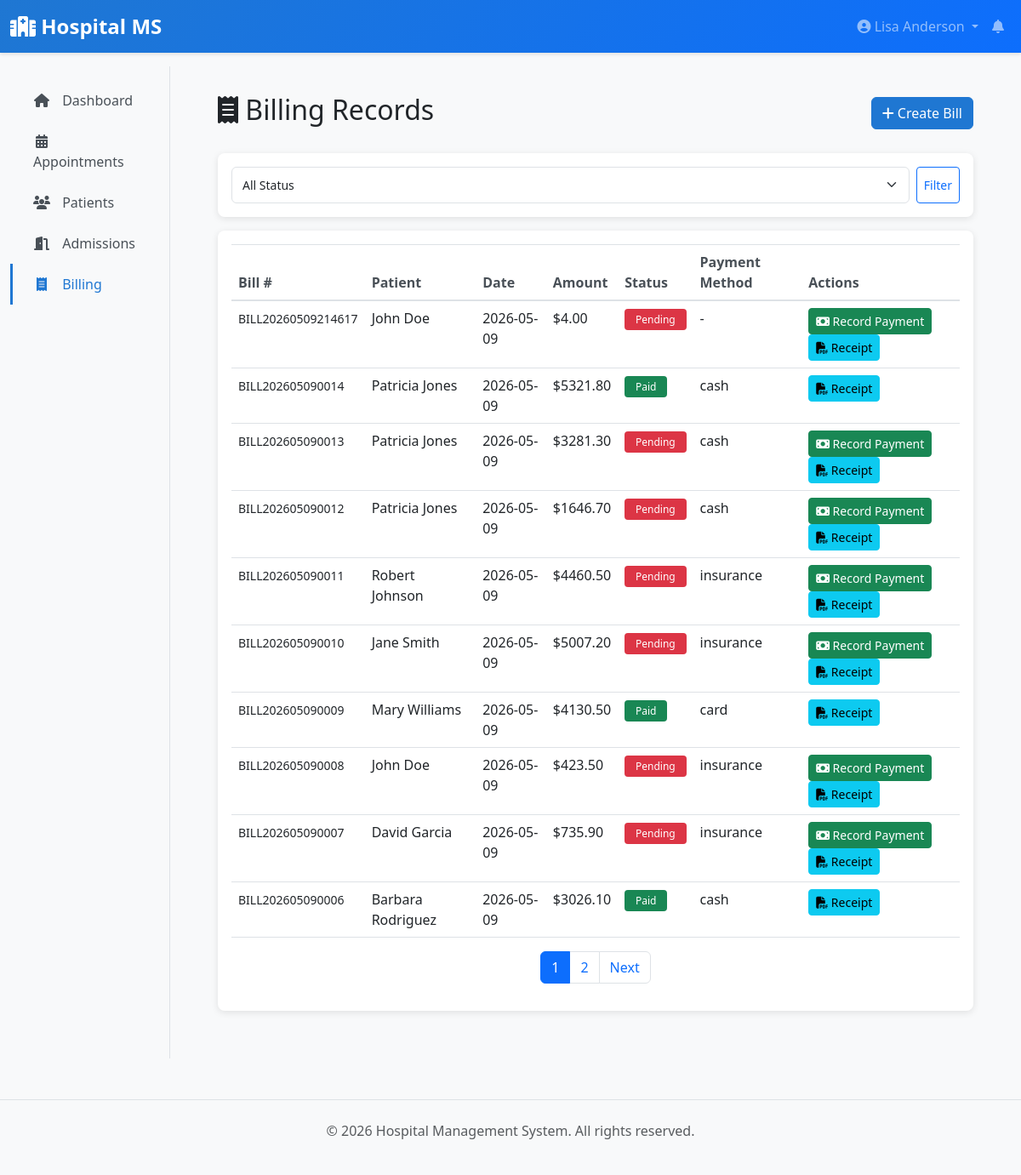
The app's page /receptionist/billing (signed in), older data.
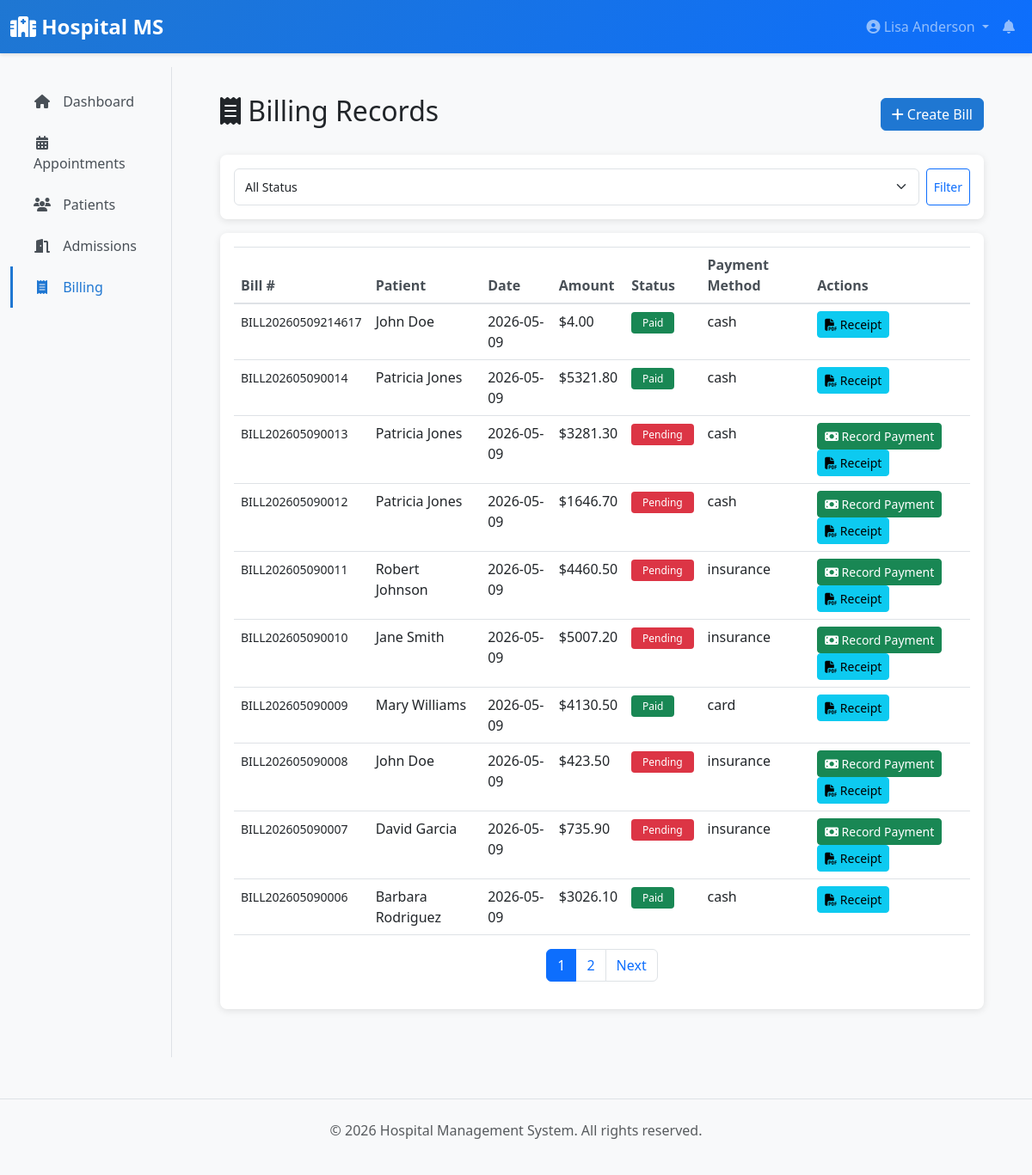
The same page, newer data.
### app/models/__init__.py (models this page shows, shortened)
class BillingRecord(db.Model):
    __tablename__ = 'billing_records'
    id = db.Column(db.Integer, primary_key=True)
    patient_id = db.Column(db.Integer, db.ForeignKey('patients.id'), nullable=False)
    bill_number = db.Column(db.String(30), unique=True, nullable=False)
    description = db.Column(db.Text)
    amount = db.Column(db.Float, nullable=False)
    tax = db.Column(db.Float, default=0.0)
    total_amount = db.Column(db.Float, nullable=False)
    payment_status = db.Column(db.String(20), default='pending')  # pending, paid, partial
    payment_date = db.Column(db.DateTime)
    payment_method = db.Column(db.String(50))  # cash, card, cheque, insurance
    bill_date = db.Column(db.DateTime, default=datetime.utcnow)
    notes = db.Column(db.Text)
    created_at = db.Column(db.DateTime, default=datetime.utcnow)
    patient = db.relationship('Patient', back_populates='billing_records')

class User(UserMixin, db.Model):
    __tablename__ = 'users'
    id = db.Column(db.Integer, primary_key=True)
    username = db.Column(db.String(80), unique=True, nullable=False, index=True)
    email = db.Column(db.String(120), unique=True, nullable=False, index=True)
    password_hash = db.Column(db.String(255), nullable=False)
    first_name = db.Column(db.String(80))
    last_name = db.Column(db.String(80))
    phone = db.Column(db.String(20))
    role = db.Column(db.Enum(UserRole), nullable=False, default=UserRole.PATIENT)
    is_active = db.Column(db.Boolean, default=True)
    created_at = db.Column(db.DateTime, default=datetime.utcnow)
    updated_at = db.Column(db.DateTime, default=datetime.utcnow, onupdate=datetime.utcnow)
    patient = db.relationship('Patient', uselist=False, back_populates='user', foreign_keys='Patient.user_id')
    doctor = db.relationship('Doctor', uselist=False, back_populates='user', foreign_keys='Doctor.user_id')
    lab_staff = db.relationship('LabStaff', uselist=False, back_populates='user', foreign_keys='LabStaff.user_id')
    def get_full_name(self):
        return f"{self.first_name} {self.last_name}".strip()

### app/blueprints/receptionist.py (the view)
@receptionist_bp.route('/billing')
@login_required
@receptionist_required
def billing():
    page = request.args.get('page', 1, type=int)
    status_filter = request.args.get('status', 'all')
    query = BillingRecord.query
    if status_filter != 'all':
        query = query.filter_by(payment_status=status_filter)
    bills = query.order_by(
        BillingRecord.created_at.desc()
    ).paginate(page=page, per_page=10)
    return render_template('receptionist/billing.html',
                         bills=bills,
                         status_filter=status_filter)

### app/blueprints/receptionist.py (called while the page is built)
def receptionist_required(f):
    @wraps(f)
    def decorated_function(*args, **kwargs):
        if not current_user.is_authenticated or current_user.role != UserRole.RECEPTIONIST:
            flash('You do not have permission to access this page.', 'danger')
            return redirect(url_for('main.dashboard'))
        return f(*args, **kwargs)
    return decorated_function

### app/templates/receptionist/billing.html (shortened to what the changed rows need)
{% extends "layouts/base.html" %}
{% block content %}
<div class="d-flex justify-content-between align-items-center mb-4">
    <h2><i class="fas fa-receipt"></i> Billing Records</h2>
</div>
<div class="card">
    <div class="card-body">
        {% if bills.items %}
        <div class="table-responsive">
            <table class="table table-hover">
                <thead>
                    <tr>
                        <th>Bill #</th>
                        <th>Patient</th>
                        <th>Date</th>
                        <th>Amount</th>
                        <th>Status</th>
                        <th>Payment Method</th>
                        <th>Actions</th>
                    </tr>
                </thead>
                <tbody>
                    {% for bill in bills.items %}
                    <tr>
                        <td><small>{{ bill.bill_number }}</small></td>
                        <td>{{ bill.patient.user.get_full_name() }}</td>
                        <td>{{ bill.bill_date.strftime('%Y-%m-%d') }}</td>
                        <td>${{ "%.2f"|format(bill.total_amount) }}</td>
                        <td>
                            {% if bill.payment_status == 'paid' %}
                                <span class="badge badge-success">Paid</span>
                            {% elif bill.payment_status == 'partial' %}
                                <span class="badge badge-warning">Partial</span>
                            {% else %}
                                <span class="badge badge-danger">Pending</span>
                            {% endif %}
                        </td>
                        <td>{{ bill.payment_method or '-' }}</td>
                        <td>
                            {% if bill.payment_status != 'paid' %}
                                <form action="{{ url_for('receptionist.record_payment', bill_id=bill.id) }}" method="POST" style="display: inline;">
                                    <button type="submit" class="btn btn-sm btn-success">
                                        <i class="fas fa-money-bill"></i> Record Payment
                                    </button>
                                </form>
                            {% endif %}
                            <a href="{{ url_for('receptionist.generate_receipt', bill_id=bill.id) }}" class="btn btn-sm btn-info">
                                <i class="fas fa-file-pdf"></i> Receipt
                            </a>
                        </td>
                    </tr>
                    {% endfor %}
                </tbody>
            </table>
        </div>
        {% else %}
        <p class="text-muted text-center my-3">No billing records.</p>
        {% endif %}
    </div>
</div>
{% endblock %}

Row changes from the older to the newer data that the page shows:
changed BillingRecord "BILL20260509214617": payment_method "-" → "cash"; payment_status "Pending Record Payment" → "Paid"
